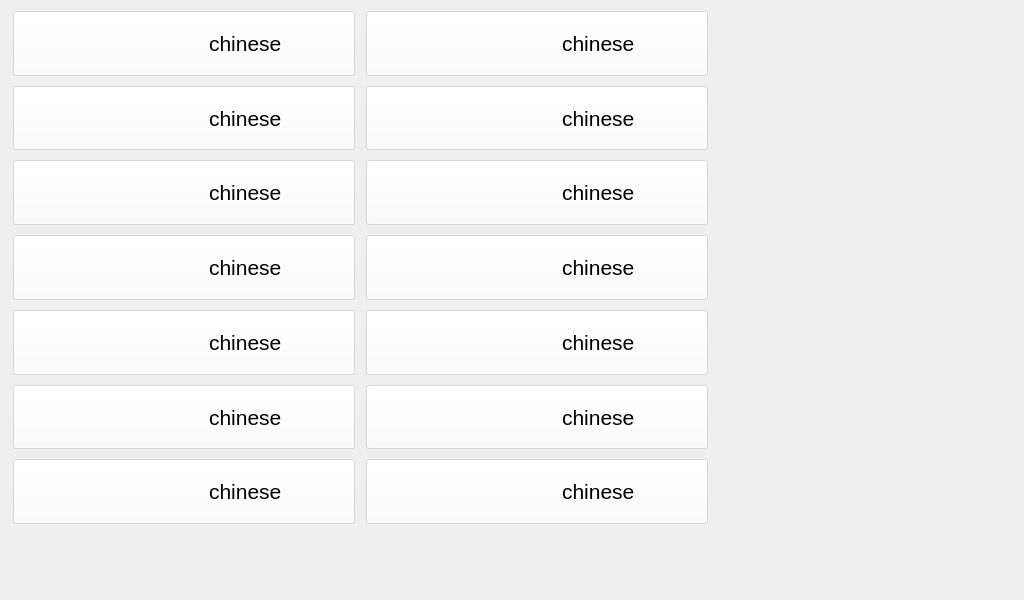
<?xml version="1.0" encoding="UTF-8"?>
<ui version="4.0">
 <class>FormTranslate</class>
 <widget class="QDialog" name="FormTranslate">
  <property name="geometry">
   <rect>
    <x>0</x>
    <y>0</y>
    <width>1024</width>
    <height>600</height>
   </rect>
  </property>
  <property name="minimumSize">
   <size>
    <width>1024</width>
    <height>600</height>
   </size>
  </property>
  <property name="maximumSize">
   <size>
    <width>1024</width>
    <height>600</height>
   </size>
  </property>
  <property name="windowTitle">
   <string>Dialog</string>
  </property>
  <property name="styleSheet">
   <string notr="true"/>
  </property>
  <layout class="QVBoxLayout" name="verticalLayout_7">
   <property name="margin">
    <number>0</number>
   </property>
   <item>
    <widget class="WgtBgScreen" name="wgtMain" native="true">
     <widget class="QWidget" name="widget" native="true">
      <property name="geometry">
       <rect>
        <x>0</x>
        <y>528</y>
        <width>1024</width>
        <height>72</height>
       </rect>
      </property>
      <property name="minimumSize">
       <size>
        <width>0</width>
        <height>72</height>
       </size>
      </property>
      <property name="maximumSize">
       <size>
        <width>16777215</width>
        <height>72</height>
       </size>
      </property>
      <layout class="QHBoxLayout" name="horizontalLayout_2">
       <property name="leftMargin">
        <number>3</number>
       </property>
       <property name="topMargin">
        <number>0</number>
       </property>
       <property name="rightMargin">
        <number>3</number>
       </property>
       <property name="bottomMargin">
        <number>0</number>
       </property>
       <item>
        <widget class="QPushButton" name="btn_prePage">
         <property name="minimumSize">
          <size>
           <width>88</width>
           <height>66</height>
          </size>
         </property>
         <property name="maximumSize">
          <size>
           <width>88</width>
           <height>66</height>
          </size>
         </property>
         <property name="styleSheet">
          <string notr="true">QPushButton:!pressed
{
   background-color: rgba(255, 255, 255, 0);
	border:0px solid gray;
	border-radius:5px;
}
QPushButton:pressed
{
	background-color: yellow;
	border:0px solid gray;
	border-radius:5px;
}</string>
         </property>
         <property name="text">
          <string/>
         </property>
         <property name="icon">
          <iconset resource="../resource/image/Image.qrc">
           <normaloff>:/icon/icon/PageUp_64x64_1.png</normaloff>:/icon/icon/PageUp_64x64_1.png</iconset>
         </property>
         <property name="iconSize">
          <size>
           <width>55</width>
           <height>55</height>
          </size>
         </property>
        </widget>
       </item>
       <item>
        <widget class="QLabel" name="lblPage">
         <property name="minimumSize">
          <size>
           <width>88</width>
           <height>66</height>
          </size>
         </property>
         <property name="maximumSize">
          <size>
           <width>88</width>
           <height>66</height>
          </size>
         </property>
         <property name="styleSheet">
          <string notr="true">color: rgb(255, 255, 255);</string>
         </property>
         <property name="text">
          <string/>
         </property>
         <property name="alignment">
          <set>Qt::AlignCenter</set>
         </property>
        </widget>
       </item>
       <item>
        <widget class="QPushButton" name="btn_nextPage">
         <property name="minimumSize">
          <size>
           <width>88</width>
           <height>66</height>
          </size>
         </property>
         <property name="maximumSize">
          <size>
           <width>88</width>
           <height>66</height>
          </size>
         </property>
         <property name="styleSheet">
          <string notr="true">QPushButton:!pressed
{
   background-color: rgba(255, 255, 255, 0);
	border:0px solid gray;
	border-radius:5px;
}
QPushButton:pressed
{
	background-color: yellow;
	border:0px solid gray;
	border-radius:5px;
}</string>
         </property>
         <property name="text">
          <string/>
         </property>
         <property name="icon">
          <iconset resource="../resource/image/Image.qrc">
           <normaloff>:/icon/icon/PageDn_64x64_1.png</normaloff>:/icon/icon/PageDn_64x64_1.png</iconset>
         </property>
         <property name="iconSize">
          <size>
           <width>55</width>
           <height>55</height>
          </size>
         </property>
        </widget>
       </item>
       <item>
        <spacer name="horizontalSpacer">
         <property name="orientation">
          <enum>Qt::Horizontal</enum>
         </property>
         <property name="sizeHint" stdset="0">
          <size>
           <width>40</width>
           <height>20</height>
          </size>
         </property>
        </spacer>
       </item>
       <item>
        <widget class="QPushButton" name="btnQuit">
         <property name="sizePolicy">
          <sizepolicy hsizetype="Minimum" vsizetype="Minimum">
           <horstretch>0</horstretch>
           <verstretch>0</verstretch>
          </sizepolicy>
         </property>
         <property name="minimumSize">
          <size>
           <width>88</width>
           <height>66</height>
          </size>
         </property>
         <property name="maximumSize">
          <size>
           <width>88</width>
           <height>66</height>
          </size>
         </property>
         <property name="focusPolicy">
          <enum>Qt::NoFocus</enum>
         </property>
         <property name="styleSheet">
          <string notr="true">QPushButton:!pressed
{
   background-color: rgba(255, 255, 255, 0);
	border:0px solid gray;
	border-radius:5px;
}
QPushButton:pressed
{
	background-color: yellow;
	border:0px solid gray;
	border-radius:5px;
}</string>
         </property>
         <property name="text">
          <string/>
         </property>
         <property name="icon">
          <iconset resource="../resource/image/Image.qrc">
           <normaloff>:/icon/icon/Quit_64x64_1.png</normaloff>:/icon/icon/Quit_64x64_1.png</iconset>
         </property>
         <property name="iconSize">
          <size>
           <width>55</width>
           <height>55</height>
          </size>
         </property>
        </widget>
       </item>
      </layout>
     </widget>
     <widget class="QWidget" name="widget_2" native="true">
      <property name="geometry">
       <rect>
        <x>2</x>
        <y>2</y>
        <width>718</width>
        <height>531</height>
       </rect>
      </property>
      <property name="sizePolicy">
       <sizepolicy hsizetype="Minimum" vsizetype="Minimum">
        <horstretch>0</horstretch>
        <verstretch>0</verstretch>
       </sizepolicy>
      </property>
      <property name="minimumSize">
       <size>
        <width>718</width>
        <height>500</height>
       </size>
      </property>
      <property name="maximumSize">
       <size>
        <width>718</width>
        <height>16777215</height>
       </size>
      </property>
      <property name="styleSheet">
       <string notr="true">
QToolButton
{background-color: rgba(255, 255, 255, 125);}</string>
      </property>
      <layout class="QHBoxLayout" name="horizontalLayout">
       <property name="spacing">
        <number>10</number>
       </property>
       <property name="leftMargin">
        <number>10</number>
       </property>
       <property name="topMargin">
        <number>9</number>
       </property>
       <property name="rightMargin">
        <number>10</number>
       </property>
       <property name="bottomMargin">
        <number>9</number>
       </property>
       <item>
        <layout class="QVBoxLayout" name="verticalLayout">
         <item>
          <widget class="QToolButton" name="lan_1">
           <property name="sizePolicy">
            <sizepolicy hsizetype="Minimum" vsizetype="Minimum">
             <horstretch>0</horstretch>
             <verstretch>0</verstretch>
            </sizepolicy>
           </property>
           <property name="minimumSize">
            <size>
             <width>342</width>
             <height>50</height>
            </size>
           </property>
           <property name="maximumSize">
            <size>
             <width>342</width>
             <height>77</height>
            </size>
           </property>
           <property name="font">
            <font>
             <pointsize>16</pointsize>
            </font>
           </property>
           <property name="focusPolicy">
            <enum>Qt::NoFocus</enum>
           </property>
           <property name="layoutDirection">
            <enum>Qt::LeftToRight</enum>
           </property>
           <property name="styleSheet">
            <string notr="true">color: rgb(255, 255, 255);
QPushButton:!pressed
{
    background-color: rgba(255, 255, 255, 100);
	border-radius:5px;
}
QPushButton:pressed
{
	background-color: yellow;
	border-radius:5px;
}</string>
           </property>
           <property name="text">
            <string>                     chinese</string>
           </property>
           <property name="iconSize">
            <size>
             <width>70</width>
             <height>70</height>
            </size>
           </property>
           <property name="toolButtonStyle">
            <enum>Qt::ToolButtonTextBesideIcon</enum>
           </property>
           <attribute name="buttonGroup">
            <string notr="true">LANGGroup</string>
           </attribute>
          </widget>
         </item>
         <item>
          <widget class="QToolButton" name="lan_2">
           <property name="sizePolicy">
            <sizepolicy hsizetype="Minimum" vsizetype="Minimum">
             <horstretch>0</horstretch>
             <verstretch>0</verstretch>
            </sizepolicy>
           </property>
           <property name="minimumSize">
            <size>
             <width>342</width>
             <height>50</height>
            </size>
           </property>
           <property name="maximumSize">
            <size>
             <width>342</width>
             <height>77</height>
            </size>
           </property>
           <property name="font">
            <font>
             <pointsize>16</pointsize>
            </font>
           </property>
           <property name="focusPolicy">
            <enum>Qt::NoFocus</enum>
           </property>
           <property name="layoutDirection">
            <enum>Qt::LeftToRight</enum>
           </property>
           <property name="styleSheet">
            <string notr="true">color: rgb(255, 255, 255);
QPushButton:!pressed
{
    background-color: rgba(255, 255, 255, 100);
	border-radius:5px;
}
QPushButton:pressed
{
	background-color: yellow;
	border-radius:5px;
}</string>
           </property>
           <property name="text">
            <string>                     chinese</string>
           </property>
           <property name="iconSize">
            <size>
             <width>70</width>
             <height>70</height>
            </size>
           </property>
           <property name="toolButtonStyle">
            <enum>Qt::ToolButtonTextBesideIcon</enum>
           </property>
           <attribute name="buttonGroup">
            <string notr="true">LANGGroup</string>
           </attribute>
          </widget>
         </item>
         <item>
          <widget class="QToolButton" name="lan_3">
           <property name="sizePolicy">
            <sizepolicy hsizetype="Minimum" vsizetype="Minimum">
             <horstretch>0</horstretch>
             <verstretch>0</verstretch>
            </sizepolicy>
           </property>
           <property name="minimumSize">
            <size>
             <width>342</width>
             <height>50</height>
            </size>
           </property>
           <property name="maximumSize">
            <size>
             <width>342</width>
             <height>77</height>
            </size>
           </property>
           <property name="font">
            <font>
             <pointsize>16</pointsize>
            </font>
           </property>
           <property name="focusPolicy">
            <enum>Qt::NoFocus</enum>
           </property>
           <property name="layoutDirection">
            <enum>Qt::LeftToRight</enum>
           </property>
           <property name="styleSheet">
            <string notr="true">color: rgb(255, 255, 255);
QPushButton:!pressed
{
    background-color: rgba(255, 255, 255, 100);
	border-radius:5px;
}
QPushButton:pressed
{
	background-color: yellow;
	border-radius:5px;
}</string>
           </property>
           <property name="text">
            <string>                     chinese</string>
           </property>
           <property name="iconSize">
            <size>
             <width>70</width>
             <height>70</height>
            </size>
           </property>
           <property name="toolButtonStyle">
            <enum>Qt::ToolButtonTextBesideIcon</enum>
           </property>
           <attribute name="buttonGroup">
            <string notr="true">LANGGroup</string>
           </attribute>
          </widget>
         </item>
         <item>
          <widget class="QToolButton" name="lan_4">
           <property name="sizePolicy">
            <sizepolicy hsizetype="Minimum" vsizetype="Minimum">
             <horstretch>0</horstretch>
             <verstretch>0</verstretch>
            </sizepolicy>
           </property>
           <property name="minimumSize">
            <size>
             <width>342</width>
             <height>50</height>
            </size>
           </property>
           <property name="maximumSize">
            <size>
             <width>342</width>
             <height>77</height>
            </size>
           </property>
           <property name="font">
            <font>
             <pointsize>16</pointsize>
            </font>
           </property>
           <property name="focusPolicy">
            <enum>Qt::NoFocus</enum>
           </property>
           <property name="layoutDirection">
            <enum>Qt::LeftToRight</enum>
           </property>
           <property name="styleSheet">
            <string notr="true">color: rgb(255, 255, 255);
QPushButton:!pressed
{
    background-color: rgba(255, 255, 255, 100);
	border-radius:5px;
}
QPushButton:pressed
{
	background-color: yellow;
	border-radius:5px;
}</string>
           </property>
           <property name="text">
            <string>                     chinese</string>
           </property>
           <property name="iconSize">
            <size>
             <width>70</width>
             <height>70</height>
            </size>
           </property>
           <property name="toolButtonStyle">
            <enum>Qt::ToolButtonTextBesideIcon</enum>
           </property>
           <attribute name="buttonGroup">
            <string notr="true">LANGGroup</string>
           </attribute>
          </widget>
         </item>
         <item>
          <widget class="QToolButton" name="lan_5">
           <property name="sizePolicy">
            <sizepolicy hsizetype="Minimum" vsizetype="Minimum">
             <horstretch>0</horstretch>
             <verstretch>0</verstretch>
            </sizepolicy>
           </property>
           <property name="minimumSize">
            <size>
             <width>342</width>
             <height>50</height>
            </size>
           </property>
           <property name="maximumSize">
            <size>
             <width>342</width>
             <height>77</height>
            </size>
           </property>
           <property name="font">
            <font>
             <pointsize>16</pointsize>
            </font>
           </property>
           <property name="focusPolicy">
            <enum>Qt::NoFocus</enum>
           </property>
           <property name="layoutDirection">
            <enum>Qt::LeftToRight</enum>
           </property>
           <property name="styleSheet">
            <string notr="true">color: rgb(255, 255, 255);
QPushButton:!pressed
{
    background-color: rgba(255, 255, 255, 100);
	border-radius:5px;
}
QPushButton:pressed
{
	background-color: yellow;
	border-radius:5px;
}</string>
           </property>
           <property name="text">
            <string>                     chinese</string>
           </property>
           <property name="iconSize">
            <size>
             <width>70</width>
             <height>70</height>
            </size>
           </property>
           <property name="toolButtonStyle">
            <enum>Qt::ToolButtonTextBesideIcon</enum>
           </property>
           <attribute name="buttonGroup">
            <string notr="true">LANGGroup</string>
           </attribute>
          </widget>
         </item>
         <item>
          <widget class="QToolButton" name="lan_6">
           <property name="sizePolicy">
            <sizepolicy hsizetype="Minimum" vsizetype="Minimum">
             <horstretch>0</horstretch>
             <verstretch>0</verstretch>
            </sizepolicy>
           </property>
           <property name="minimumSize">
            <size>
             <width>342</width>
             <height>50</height>
            </size>
           </property>
           <property name="maximumSize">
            <size>
             <width>342</width>
             <height>77</height>
            </size>
           </property>
           <property name="font">
            <font>
             <pointsize>16</pointsize>
            </font>
           </property>
           <property name="focusPolicy">
            <enum>Qt::NoFocus</enum>
           </property>
           <property name="layoutDirection">
            <enum>Qt::LeftToRight</enum>
           </property>
           <property name="styleSheet">
            <string notr="true">color: rgb(255, 255, 255);
QPushButton:!pressed
{
    background-color: rgba(255, 255, 255, 100);
	border-radius:5px;
}
QPushButton:pressed
{
	background-color: yellow;
	border-radius:5px;
}</string>
           </property>
           <property name="text">
            <string>                     chinese</string>
           </property>
           <property name="iconSize">
            <size>
             <width>70</width>
             <height>70</height>
            </size>
           </property>
           <property name="toolButtonStyle">
            <enum>Qt::ToolButtonTextBesideIcon</enum>
           </property>
           <attribute name="buttonGroup">
            <string notr="true">LANGGroup</string>
           </attribute>
          </widget>
         </item>
         <item>
          <widget class="QToolButton" name="lan_7">
           <property name="sizePolicy">
            <sizepolicy hsizetype="Minimum" vsizetype="Minimum">
             <horstretch>0</horstretch>
             <verstretch>0</verstretch>
            </sizepolicy>
           </property>
           <property name="minimumSize">
            <size>
             <width>342</width>
             <height>50</height>
            </size>
           </property>
           <property name="maximumSize">
            <size>
             <width>342</width>
             <height>77</height>
            </size>
           </property>
           <property name="font">
            <font>
             <pointsize>16</pointsize>
            </font>
           </property>
           <property name="focusPolicy">
            <enum>Qt::NoFocus</enum>
           </property>
           <property name="layoutDirection">
            <enum>Qt::LeftToRight</enum>
           </property>
           <property name="styleSheet">
            <string notr="true">color: rgb(255, 255, 255);
QPushButton:!pressed
{
    background-color: rgba(255, 255, 255, 100);
	border-radius:5px;
}
QPushButton:pressed
{
	background-color: yellow;
	border-radius:5px;
}</string>
           </property>
           <property name="text">
            <string>                     chinese</string>
           </property>
           <property name="iconSize">
            <size>
             <width>70</width>
             <height>70</height>
            </size>
           </property>
           <property name="toolButtonStyle">
            <enum>Qt::ToolButtonTextBesideIcon</enum>
           </property>
           <attribute name="buttonGroup">
            <string notr="true">LANGGroup</string>
           </attribute>
          </widget>
         </item>
        </layout>
       </item>
       <item>
        <layout class="QVBoxLayout" name="verticalLayout_2">
         <item>
          <widget class="QToolButton" name="lan_8">
           <property name="sizePolicy">
            <sizepolicy hsizetype="Minimum" vsizetype="Minimum">
             <horstretch>0</horstretch>
             <verstretch>0</verstretch>
            </sizepolicy>
           </property>
           <property name="minimumSize">
            <size>
             <width>342</width>
             <height>50</height>
            </size>
           </property>
           <property name="maximumSize">
            <size>
             <width>342</width>
             <height>77</height>
            </size>
           </property>
           <property name="font">
            <font>
             <pointsize>16</pointsize>
            </font>
           </property>
           <property name="focusPolicy">
            <enum>Qt::NoFocus</enum>
           </property>
           <property name="layoutDirection">
            <enum>Qt::LeftToRight</enum>
           </property>
           <property name="styleSheet">
            <string notr="true">color: rgb(255, 255, 255);
QPushButton:!pressed
{
    background-color: rgba(255, 255, 255, 100);
	border-radius:5px;
}
QPushButton:pressed
{
	background-color: yellow;
	border-radius:5px;
}</string>
           </property>
           <property name="text">
            <string>                     chinese</string>
           </property>
           <property name="iconSize">
            <size>
             <width>70</width>
             <height>70</height>
            </size>
           </property>
           <property name="toolButtonStyle">
            <enum>Qt::ToolButtonTextBesideIcon</enum>
           </property>
           <attribute name="buttonGroup">
            <string notr="true">LANGGroup</string>
           </attribute>
          </widget>
         </item>
         <item>
          <widget class="QToolButton" name="lan_9">
           <property name="sizePolicy">
            <sizepolicy hsizetype="Minimum" vsizetype="Minimum">
             <horstretch>0</horstretch>
             <verstretch>0</verstretch>
            </sizepolicy>
           </property>
           <property name="minimumSize">
            <size>
             <width>342</width>
             <height>50</height>
            </size>
           </property>
           <property name="maximumSize">
            <size>
             <width>342</width>
             <height>77</height>
            </size>
           </property>
           <property name="font">
            <font>
             <pointsize>16</pointsize>
            </font>
           </property>
           <property name="focusPolicy">
            <enum>Qt::NoFocus</enum>
           </property>
           <property name="layoutDirection">
            <enum>Qt::LeftToRight</enum>
           </property>
           <property name="styleSheet">
            <string notr="true">color: rgb(255, 255, 255);
QPushButton:!pressed
{
    background-color: rgba(255, 255, 255, 100);
	border-radius:5px;
}
QPushButton:pressed
{
	background-color: yellow;
	border-radius:5px;
}</string>
           </property>
           <property name="text">
            <string>                     chinese</string>
           </property>
           <property name="iconSize">
            <size>
             <width>70</width>
             <height>70</height>
            </size>
           </property>
           <property name="toolButtonStyle">
            <enum>Qt::ToolButtonTextBesideIcon</enum>
           </property>
           <attribute name="buttonGroup">
            <string notr="true">LANGGroup</string>
           </attribute>
          </widget>
         </item>
         <item>
          <widget class="QToolButton" name="lan_10">
           <property name="sizePolicy">
            <sizepolicy hsizetype="Minimum" vsizetype="Minimum">
             <horstretch>0</horstretch>
             <verstretch>0</verstretch>
            </sizepolicy>
           </property>
           <property name="minimumSize">
            <size>
             <width>342</width>
             <height>50</height>
            </size>
           </property>
           <property name="maximumSize">
            <size>
             <width>342</width>
             <height>77</height>
            </size>
           </property>
           <property name="font">
            <font>
             <pointsize>16</pointsize>
            </font>
           </property>
           <property name="focusPolicy">
            <enum>Qt::NoFocus</enum>
           </property>
           <property name="layoutDirection">
            <enum>Qt::LeftToRight</enum>
           </property>
           <property name="styleSheet">
            <string notr="true">color: rgb(255, 255, 255);
QPushButton:!pressed
{
    background-color: rgba(255, 255, 255, 100);
	border-radius:5px;
}
QPushButton:pressed
{
	background-color: yellow;
	border-radius:5px;
}</string>
           </property>
           <property name="text">
            <string>                     chinese</string>
           </property>
           <property name="iconSize">
            <size>
             <width>70</width>
             <height>70</height>
            </size>
           </property>
           <property name="toolButtonStyle">
            <enum>Qt::ToolButtonTextBesideIcon</enum>
           </property>
           <attribute name="buttonGroup">
            <string notr="true">LANGGroup</string>
           </attribute>
          </widget>
         </item>
         <item>
          <widget class="QToolButton" name="lan_11">
           <property name="sizePolicy">
            <sizepolicy hsizetype="Minimum" vsizetype="Minimum">
             <horstretch>0</horstretch>
             <verstretch>0</verstretch>
            </sizepolicy>
           </property>
           <property name="minimumSize">
            <size>
             <width>342</width>
             <height>50</height>
            </size>
           </property>
           <property name="maximumSize">
            <size>
             <width>342</width>
             <height>77</height>
            </size>
           </property>
           <property name="font">
            <font>
             <pointsize>16</pointsize>
            </font>
           </property>
           <property name="focusPolicy">
            <enum>Qt::NoFocus</enum>
           </property>
           <property name="layoutDirection">
            <enum>Qt::LeftToRight</enum>
           </property>
           <property name="styleSheet">
            <string notr="true">color: rgb(255, 255, 255);
QPushButton:!pressed
{
    background-color: rgba(255, 255, 255, 100);
	border-radius:5px;
}
QPushButton:pressed
{
	background-color: yellow;
	border-radius:5px;
}</string>
           </property>
           <property name="text">
            <string>                     chinese</string>
           </property>
           <property name="iconSize">
            <size>
             <width>70</width>
             <height>70</height>
            </size>
           </property>
           <property name="toolButtonStyle">
            <enum>Qt::ToolButtonTextBesideIcon</enum>
           </property>
           <attribute name="buttonGroup">
            <string notr="true">LANGGroup</string>
           </attribute>
          </widget>
         </item>
         <item>
          <widget class="QToolButton" name="lan_12">
           <property name="sizePolicy">
            <sizepolicy hsizetype="Minimum" vsizetype="Minimum">
             <horstretch>0</horstretch>
             <verstretch>0</verstretch>
            </sizepolicy>
           </property>
           <property name="minimumSize">
            <size>
             <width>342</width>
             <height>50</height>
            </size>
           </property>
           <property name="maximumSize">
            <size>
             <width>342</width>
             <height>77</height>
            </size>
           </property>
           <property name="font">
            <font>
             <pointsize>16</pointsize>
            </font>
           </property>
           <property name="focusPolicy">
            <enum>Qt::NoFocus</enum>
           </property>
           <property name="layoutDirection">
            <enum>Qt::LeftToRight</enum>
           </property>
           <property name="styleSheet">
            <string notr="true">color: rgb(255, 255, 255);
QPushButton:!pressed
{
    background-color: rgba(255, 255, 255, 100);
	border-radius:5px;
}
QPushButton:pressed
{
	background-color: yellow;
	border-radius:5px;
}</string>
           </property>
           <property name="text">
            <string>                     chinese</string>
           </property>
           <property name="iconSize">
            <size>
             <width>70</width>
             <height>70</height>
            </size>
           </property>
           <property name="toolButtonStyle">
            <enum>Qt::ToolButtonTextBesideIcon</enum>
           </property>
           <attribute name="buttonGroup">
            <string notr="true">LANGGroup</string>
           </attribute>
          </widget>
         </item>
         <item>
          <widget class="QToolButton" name="lan_13">
           <property name="sizePolicy">
            <sizepolicy hsizetype="Minimum" vsizetype="Minimum">
             <horstretch>0</horstretch>
             <verstretch>0</verstretch>
            </sizepolicy>
           </property>
           <property name="minimumSize">
            <size>
             <width>342</width>
             <height>50</height>
            </size>
           </property>
           <property name="maximumSize">
            <size>
             <width>342</width>
             <height>77</height>
            </size>
           </property>
           <property name="font">
            <font>
             <pointsize>16</pointsize>
            </font>
           </property>
           <property name="focusPolicy">
            <enum>Qt::NoFocus</enum>
           </property>
           <property name="layoutDirection">
            <enum>Qt::LeftToRight</enum>
           </property>
           <property name="styleSheet">
            <string notr="true">color: rgb(255, 255, 255);
QPushButton:!pressed
{
    background-color: rgba(255, 255, 255, 100);
	border-radius:5px;
}
QPushButton:pressed
{
	background-color: yellow;
	border-radius:5px;
}</string>
           </property>
           <property name="text">
            <string>                     chinese</string>
           </property>
           <property name="iconSize">
            <size>
             <width>70</width>
             <height>70</height>
            </size>
           </property>
           <property name="toolButtonStyle">
            <enum>Qt::ToolButtonTextBesideIcon</enum>
           </property>
           <attribute name="buttonGroup">
            <string notr="true">LANGGroup</string>
           </attribute>
          </widget>
         </item>
         <item>
          <widget class="QToolButton" name="lan_14">
           <property name="sizePolicy">
            <sizepolicy hsizetype="Minimum" vsizetype="Minimum">
             <horstretch>0</horstretch>
             <verstretch>0</verstretch>
            </sizepolicy>
           </property>
           <property name="minimumSize">
            <size>
             <width>342</width>
             <height>50</height>
            </size>
           </property>
           <property name="maximumSize">
            <size>
             <width>342</width>
             <height>77</height>
            </size>
           </property>
           <property name="font">
            <font>
             <pointsize>16</pointsize>
            </font>
           </property>
           <property name="focusPolicy">
            <enum>Qt::NoFocus</enum>
           </property>
           <property name="layoutDirection">
            <enum>Qt::LeftToRight</enum>
           </property>
           <property name="styleSheet">
            <string notr="true">color: rgb(255, 255, 255);
QPushButton:!pressed
{
    background-color: rgba(255, 255, 255, 100);
	border-radius:5px;
}
QPushButton:pressed
{
	background-color: yellow;
	border-radius:5px;
}</string>
           </property>
           <property name="text">
            <string>                     chinese</string>
           </property>
           <property name="iconSize">
            <size>
             <width>70</width>
             <height>70</height>
            </size>
           </property>
           <property name="toolButtonStyle">
            <enum>Qt::ToolButtonTextBesideIcon</enum>
           </property>
           <attribute name="buttonGroup">
            <string notr="true">LANGGroup</string>
           </attribute>
          </widget>
         </item>
        </layout>
       </item>
      </layout>
     </widget>
     <widget class="WgtTitleBar_H" name="widget_logo" native="true">
      <property name="geometry">
       <rect>
        <x>718</x>
        <y>0</y>
        <width>306</width>
        <height>40</height>
       </rect>
      </property>
      <property name="minimumSize">
       <size>
        <width>306</width>
        <height>40</height>
       </size>
      </property>
      <property name="maximumSize">
       <size>
        <width>306</width>
        <height>40</height>
       </size>
      </property>
      <property name="styleSheet">
       <string notr="true"/>
      </property>
     </widget>
     <widget class="WgtTitleBar_H" name="widget_time" native="true">
      <property name="geometry">
       <rect>
        <x>720</x>
        <y>40</y>
        <width>306</width>
        <height>52</height>
       </rect>
      </property>
      <property name="minimumSize">
       <size>
        <width>306</width>
        <height>52</height>
       </size>
      </property>
      <property name="maximumSize">
       <size>
        <width>306</width>
        <height>52</height>
       </size>
      </property>
      <property name="styleSheet">
       <string notr="true"/>
      </property>
     </widget>
    </widget>
   </item>
  </layout>
 </widget>
 <customwidgets>
  <customwidget>
   <class>WgtBgScreen</class>
   <extends>QWidget</extends>
   <header>wgtbg.h</header>
   <container>1</container>
  </customwidget>
  <customwidget>
   <class>WgtTitleBar_H</class>
   <extends>QWidget</extends>
   <header>wgttitlebar_h.h</header>
   <container>1</container>
  </customwidget>
 </customwidgets>
 <resources>
  <include location="../resource/image/Image.qrc"/>
 </resources>
 <connections/>
 <buttongroups>
  <buttongroup name="LANGGroup"/>
 </buttongroups>
</ui>
